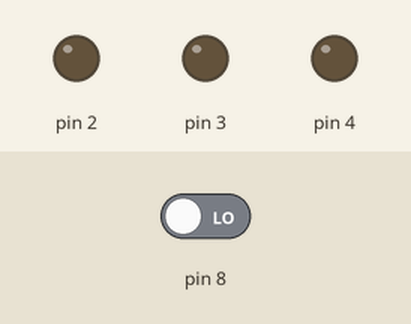
Recording of a sketch running on a simulated Arduino Uno, built with avr-gcc and run on an emulated ATmega328P. On the bench: output pins drawn as LEDs (lit = HIGH). Dashed ring = blinking. The test bench sets the inputs (shaded band); at power-on: pin 8 LOW.

Above: at 1.2 s.
1.3 s: pin 8 driven HIGH
At 1.7 s:
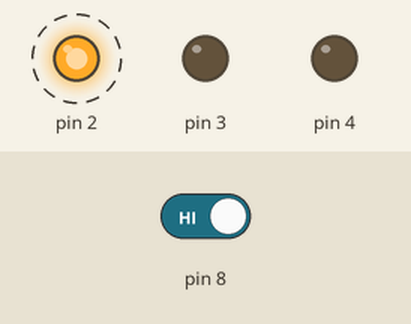
At 2.4 s:
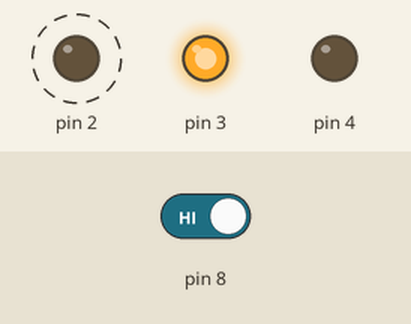
4.3 s: pin 8 driven LOW
At 5.2 s:
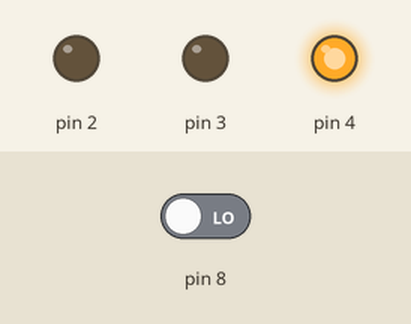
Timing chart, 0 to 7.3 s (numbered marks = the images above; inputs shaded):
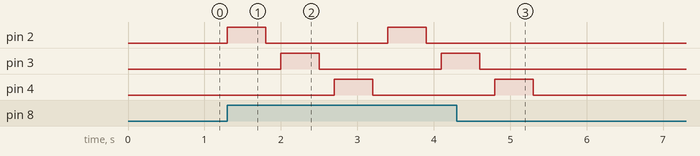

The sketch:

motion.ino
```cpp
// Датчик движения инфракрасный (PIR Sensor) HC-SR501
// https://www.mini-tech.com.ua/datchik-dvizheniya-infrakrasniy-pir-sensor-hc-sr501

// Светодиодный RGB LED модуль с общим катодом (ОК)
// https://www.mini-tech.com.ua/rgb-led-modul-obshiy-katod

void setup() {
  for(int i = 2; i <= 4; i++) {
    pinMode(i, OUTPUT);
  }
  pinMode(8, INPUT);
}

void loop() {
  int val = digitalRead(8);
  if (val) {
    showLights();
  }
}

void showLights() {
  for(int i = 2; i <= 4; i++) {
    digitalWrite(i, HIGH);
    delay(500);
    digitalWrite(i, LOW);
    delay(200);
  }
}
```

Measured:
- after the input at 1.3 s, pin 2: alternates HIGH for 0.50 s and LOW for 1.6 s, starting at once; pin 3: LOW → HIGH after 0.70 s, → LOW 0.50 s later, → HIGH 1.6 s later; pin 4: LOW → HIGH after 1.4 s, → LOW 0.50 s later
- after the input at 4.3 s, pin 2: stops changing and stays LOW; pin 3: goes on until 4.6 s, then stays LOW; pin 4: goes on until 5.3 s, then stays LOW
